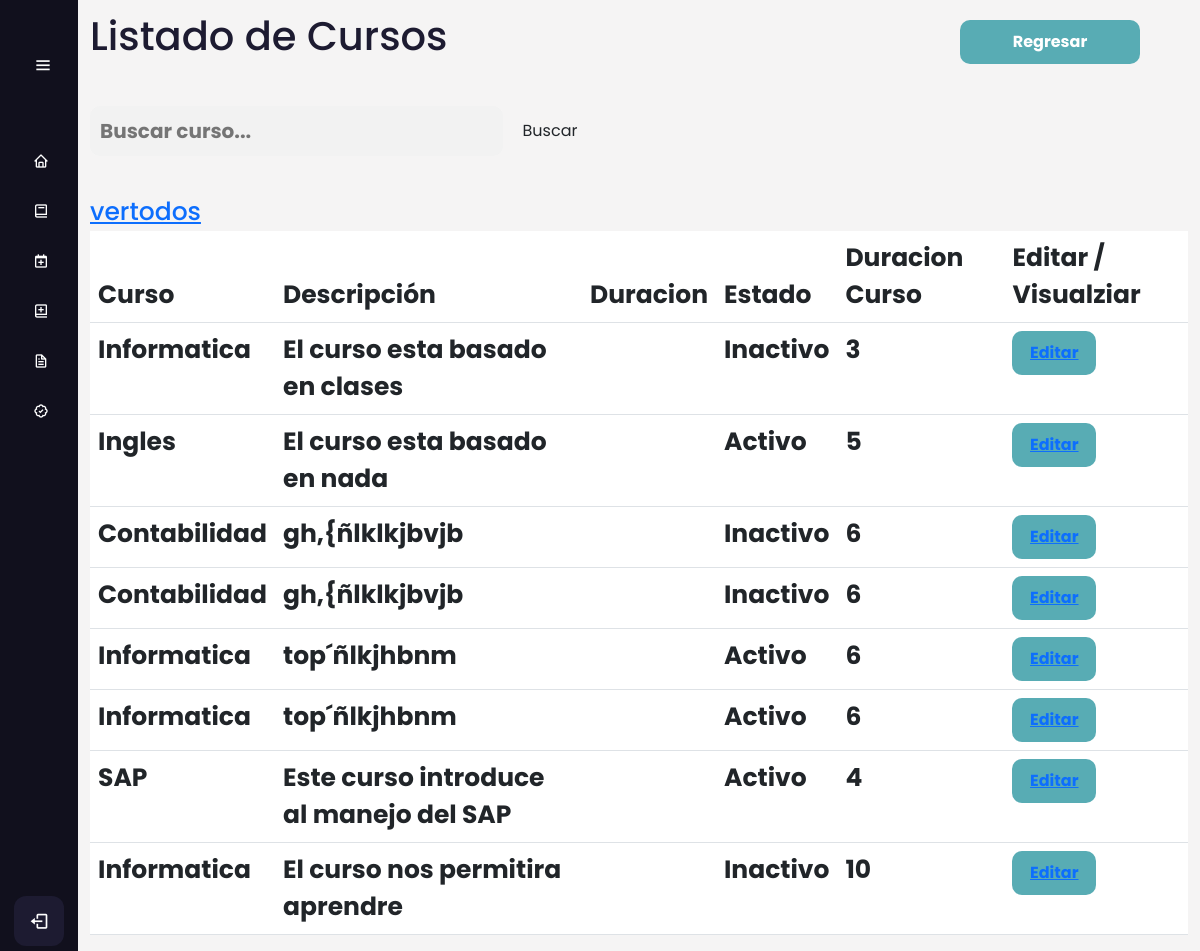
The page /cursos/lista_de_cursos/ on the database as committed earlier.
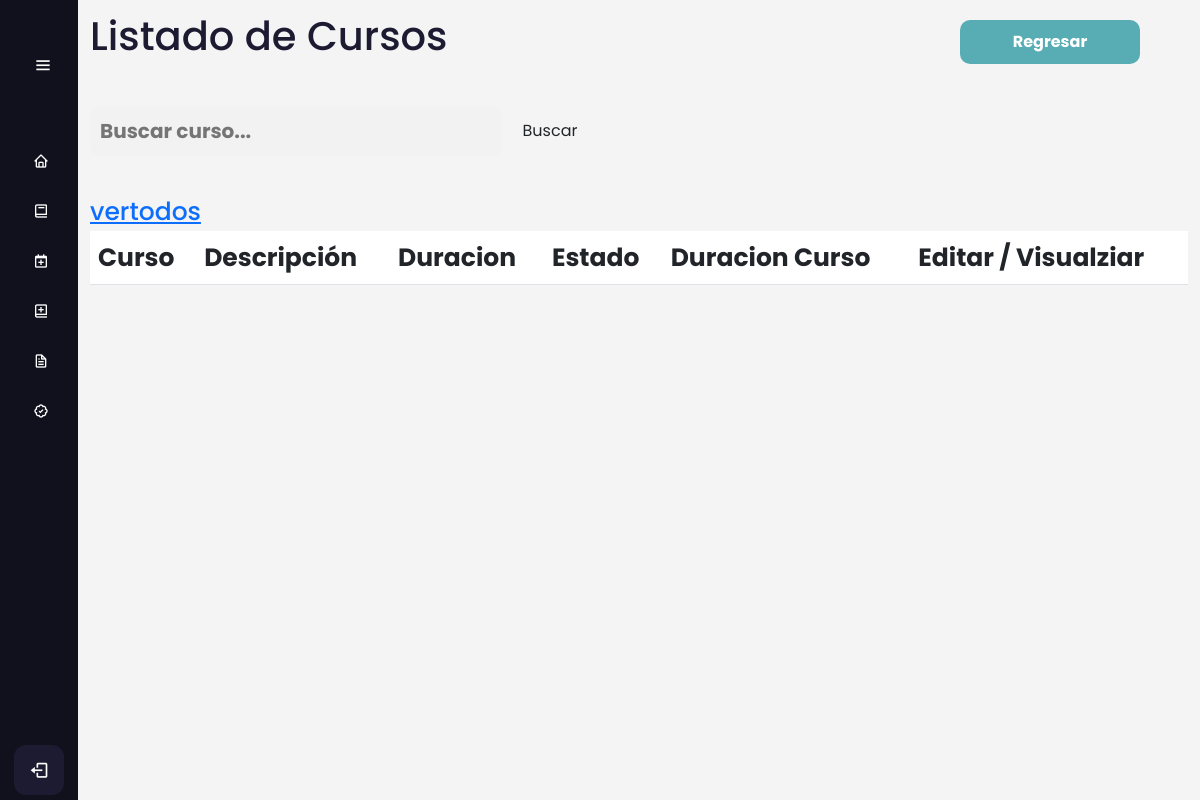
The same page on the database as committed later.
### AppCursos/models.py (models this page shows, shortened)
class Cursos(models.Model):
     nombre_curso=models.CharField(max_length=100)
     descripcion_curso = models.CharField(max_length=500)
     estado_curso= models.BooleanField(default=False)
     duracion_curso = models.IntegerField(blank=True, null=True)
     iconoCurso = models.ImageField(upload_to='IconosCurso', null=True,blank=True)
     class Meta:
          verbose_name_plural = 'Cursos'

### AppCursos/views.py (the view)
# urls.py: path('lista_de_cursos/', views.Listar_cursos, name='listar_cursos'),
def Listar_cursos(request):
    listarc = Cursos.objects.all()
    context = {'listarc':listarc}
    return render(request,'Cursos/listar_cursos.html',context)

### Templates/Cursos/listar_cursos.html
{% extends 'Layout/Base.html' %}
{% load static %}
{% block content %}
<link rel="stylesheet" href="{% static 'Css/Curso.css' %}">
	<div class="home_content">
		<div class="text">
            <h1> Listado de Cursos </h1>
            <br>
            <form class="search" action="{% url 'filtrar' %}" method="GET">
                <input type="text" class="search-bar" name="search" placeholder="Buscar curso...">
                <input type="submit" class="btn search-btn" value="Buscar">
            </form>
            <br>
            <span class="aux-btns"><a href="{% url 'listar_cursos' %}">vertodos</a> </span>
            <div class="table-responsive" >
                <table class="table " id="tablam">
                    <thead>
                        <tr>
                            <th scope="col">Curso</th>
                            <th scope="col">Descripción</th>
                            <th scope="col">Duracion</th>
                            <th scope="col">Estado</th>
                            <th scope="col">Duracion Curso</a></th>
                            <th scope="col">Editar / Visualziar</th>
                        </tr>
                    </thead>
                    <tbody>
                        {% for curso in listarc %}
                            <tr>
                                <th scope="row">{{curso.nombre_curso}}</th>
                                <th scope="row">{{curso.descripcion_curso}}</th>
                                <th scope="row">{{curso.duracion}}</th>
                                {% if curso.estado_curso %}
                                <th scope="row">Activo</th>
                                {% else %}
                                <th scope="row">Inactivo</th>
                                {% endif %}
                                <th scope="row">{{curso.duracion_curso}}</th>
                                <td>
                                    <button class="editar"><a href="{% url 'editar_curso' curso.id %}">Editar</a></button>
                                </td>
                            </tr>
                    </tbody>
                    {% endfor %}
                </table>
            </div>
        </div>
    </div>
    <a href="{% url 'cursos' %}" id="back2">
		<div>
			<button class="back">Regresar</button>
		</div>
	</a>
{% endblock %}

Rows that differ between the two databases and show on the page:
removed Cursos: nombre_curso "Informatica", descripcion_curso "El curso esta basado en clases", estado_curso "Inactivo", duracion_curso "3"
removed Cursos: nombre_curso "Ingles", descripcion_curso "El curso esta basado en nada", estado_curso "Activo", duracion_curso "5"
removed Cursos: nombre_curso "Contabilidad", descripcion_curso "gh,{ñlklkjbvjb", estado_curso "Inactivo", duracion_curso "6"
removed Cursos: nombre_curso "Contabilidad", descripcion_curso "gh,{ñlklkjbvjb", estado_curso "Inactivo", duracion_curso "6"
removed Cursos: nombre_curso "Informatica", descripcion_curso "top´ñlkjhbnm", estado_curso "Activo", duracion_curso "6"
removed Cursos: nombre_curso "Informatica", descripcion_curso "top´ñlkjhbnm", estado_curso "Activo", duracion_curso "6"
removed Cursos: nombre_curso "SAP", descripcion_curso "Este curso introduce al manejo del SAP", estado_curso "Activo", duracion_curso "4"
removed Cursos: nombre_curso "Informatica", descripcion_curso "El curso nos permitira aprendre", estado_curso "Inactivo", duracion_curso "10"
